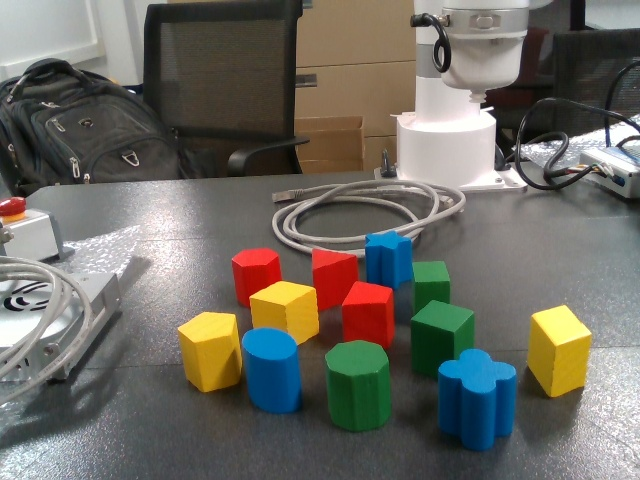
#> input picture images/savedImage.jpg, 640 x 480 px
$ python color_detection.py
#> lines starting #> are read from the running program, lines starting #| are printed output that depends on the picture; after the words box and inside, x2 and y2 are one past the last pixel; in counts of white or black regions, pixels touching at a corner belong together
#!/usr/bin/env python3

# -- Here is how to perform color detection in Python using OpenCV: Import necessary libraries.
import os
import cv2
import numpy as np

path_to_images = os.path.join(os.path.dirname(os.path.dirname(os.path.abspath(__file__))), 'images')
# -- load the image.
image = cv2.imread(path_to_images + '/savedImage.jpg')  # 'shapes.png')
#> image is the input picture: shape (480, 640, 3); mean B, G, R 99.2, 106.8, 109.1


# --Convert the image to HSV.
hsv_image = cv2.cvtColor(image, cv2.COLOR_BGR2HSV)
#> hsv_image: shape (480, 640, 3); mean H, S, V 53.9, 56.9, 118.2

# -- OpenCV reads images in BGR format by default,
# -- so converting to HSV (Hue, Saturation, Value) makes color detection easier.
# -- Define the color range.
# Yellow:
# Lower range: (20, 100, 100)
# Upper range: (40, 255, 255)
# Blue:
# Lower range: (100, 100, 100)
# Upper range: (130, 255, 255)
# Green:
# Lower range: (50, 100, 100)
# Upper range: (90, 255, 255)

# lower_bound = np.array([hue_min, saturation_min, value_min])
# upper_bound = np.array([hue_max, saturation_max, value_max])

lower_bound_red = np.array([0, 100, 100])
upper_bound_red = np.array([10, 255, 255])

lower_bound_green = np.array([50, 100, 100])
upper_bound_green = np.array([90, 255, 255])

lower_bound_blue = np.array([100, 100, 100])
upper_bound_blue = np.array([130, 255, 255])

lower_bound_yellow = np.array([20, 100, 100])
upper_bound_yellow = np.array([40, 255, 255])

# -- Replace hue_min, saturation_min, value_min, hue_max,
# saturation_max, and value_max with the appropriate values
# for the color you want to detect. You can use color picker tools or
# experiment with different values to find the correct range. Create a mask.
mask_red = cv2.inRange(hsv_image, lower_bound_red, upper_bound_red)
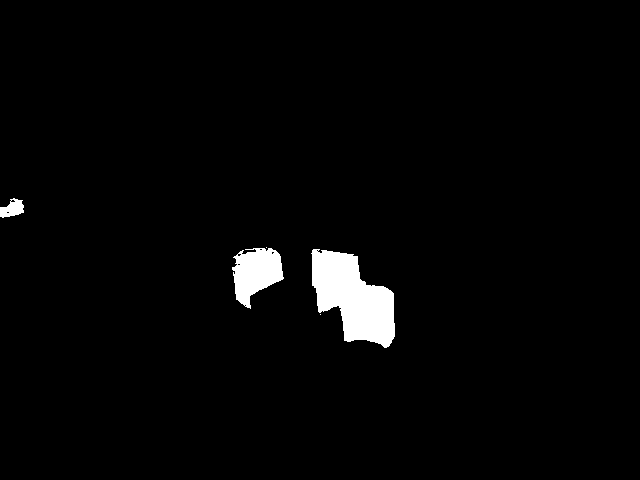
#> mask_red: shape (480, 640); 2.4% white; 5 white regions (2 under 20 px), largest, box (x1, y1, x2, y2) and area: (311, 249, 395, 348) 5114, (232, 248, 284, 309) 1990, (0, 198, 24, 218) 306
mask_green = cv2.inRange(hsv_image, lower_bound_green, upper_bound_green)
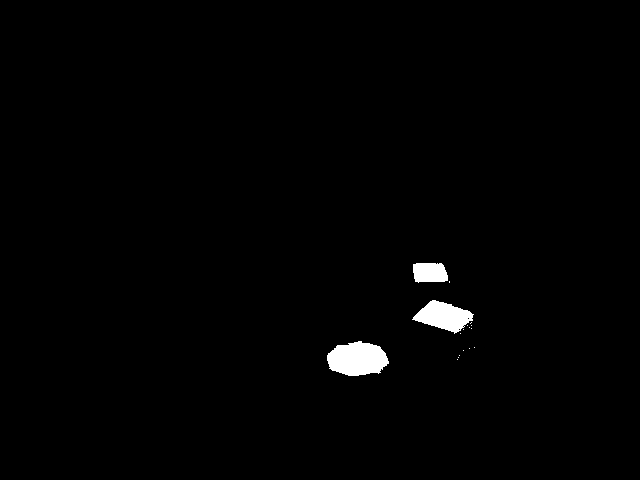
#> mask_green: shape (480, 640); 1.1% white; 17 white regions (14 under 20 px), largest, box (x1, y1, x2, y2) and area: (327, 341, 389, 376) 1628, (412, 300, 474, 334) 1189, (413, 263, 448, 283) 611
mask_blue = cv2.inRange(hsv_image, lower_bound_blue, upper_bound_blue)
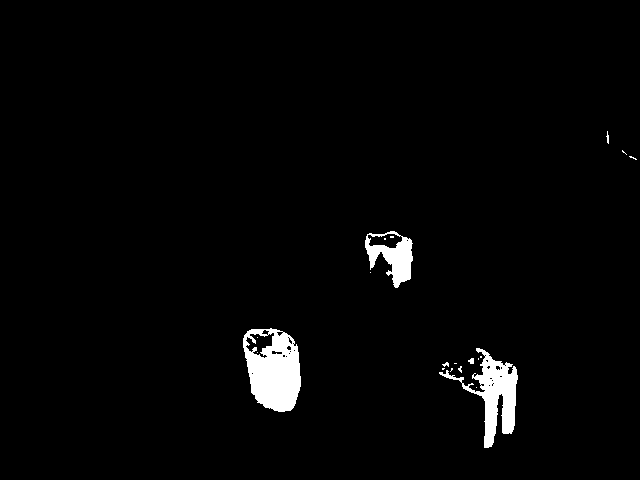
#> mask_blue: shape (480, 640); 2.4% white; 20 white regions (14 under 20 px), largest, box (x1, y1, x2, y2) and area: (243, 328, 301, 412) 3418, (439, 348, 518, 448) 2517, (365, 231, 413, 288) 1326, (468, 358, 474, 364) 27, (606, 131, 609, 144) 22, (442, 362, 449, 367) 20
mask_yellow = cv2.inRange(hsv_image, lower_bound_yellow, upper_bound_yellow)
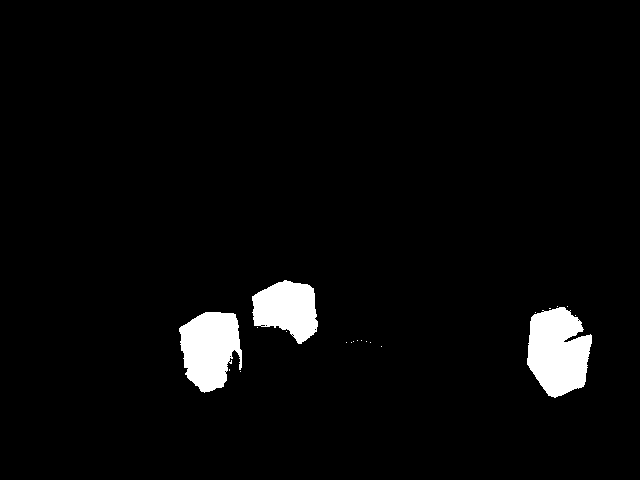
#> mask_yellow: shape (480, 640); 3.6% white; 20 white regions (17 under 20 px), largest, box (x1, y1, x2, y2) and area: (527, 307, 592, 398) 4339, (179, 312, 242, 393) 3693, (252, 280, 318, 344) 2914

# cv2.imshow('Blue Color Mask', mask_blue)
# cv2.imshow('Yellow Color Mask', mask_yellow)

# Merge the two masks using bitwise OR
merged_mask = cv2.bitwise_or(mask_red, mask_green)
#> merged_mask: shape (480, 640); 3.5% white; 22 white regions (16 under 20 px), largest, box (x1, y1, x2, y2) and area: (311, 249, 395, 348) 5114, (232, 248, 284, 309) 1990, (327, 341, 389, 376) 1628, (412, 300, 474, 334) 1189, (413, 263, 448, 283) 611, (0, 198, 24, 218) 306
merged_mask = cv2.bitwise_or(merged_mask, mask_yellow)
merged_mask = cv2.bitwise_or(merged_mask, mask_blue)
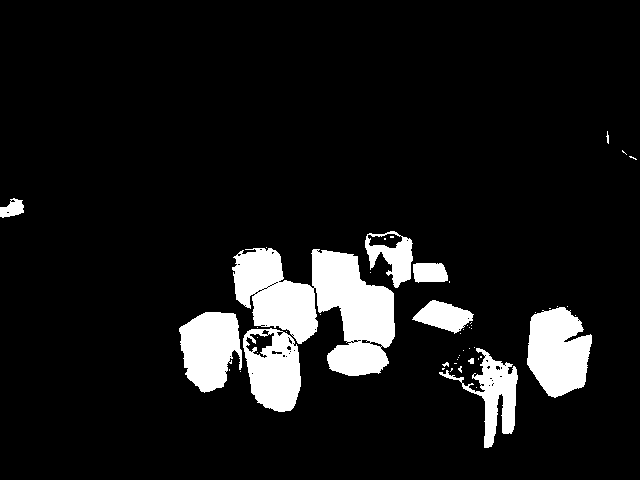
#> merged_mask: shape (480, 640); 9.5% white; 51 white regions (39 under 20 px)

# -- This creates a binary mask where white pixels represent
# -- the detected color and black pixels represent everything else.

# -- Apply the mask to the original image:
# result_red = cv2.bitwise_and(image, image, mask=mask_red)
# result_green = cv2.bitwise_and(image, image, mask=mask_green)
result = cv2.bitwise_and(image, image, mask=merged_mask)
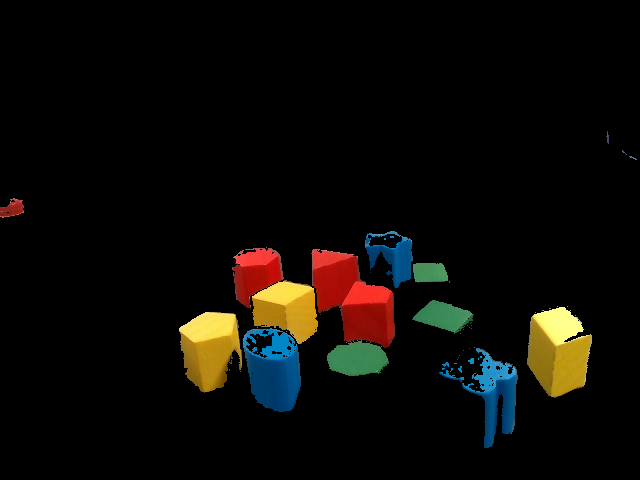
#> result: shape (480, 640, 3); mean B, G, R 6.6, 10.3, 12.3


# -- This extracts the detected color from the original image,
# making it visible while the rest of the image is blacked out. Display the results.
cv2.imshow('Original Image', image)
cv2.imshow('Color Mask', merged_mask)
cv2.imshow('Detected Color', result)
# cv2.waitKey(0)
# cv2.destroyAllWindows()

filename = path_to_images + '/detected_colors_mask.png'
cv2.imwrite(filename, merged_mask)

# -- Optional: Find contours.
contours, _ = cv2.findContours(merged_mask, cv2.RETR_EXTERNAL, cv2.CHAIN_APPROX_SIMPLE)
#> contours = 47 contours, 38 with area under 20; largest, box (x1, y1, x2, y2) and area: (232, 248, 395, 376) 11362, (527, 307, 592, 398) 4198, (243, 328, 301, 412) 3738, (179, 312, 242, 393) 3556, (439, 348, 518, 448) 2310
cv2.drawContours(image, contours, -1, (0, 255, 0), 2)
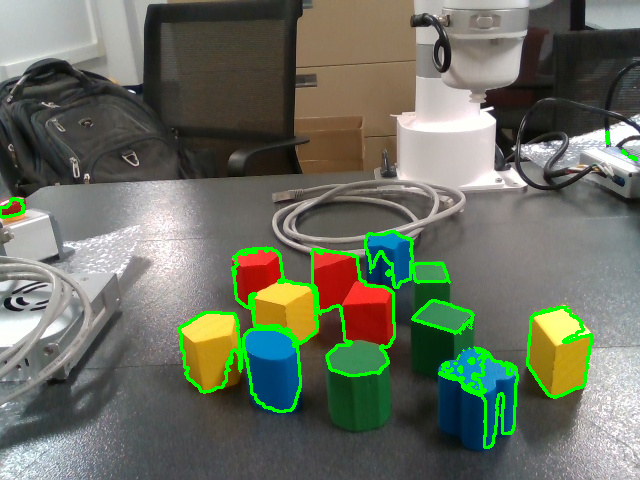
#> image: shape (480, 640, 3); 3% of pixels changed, all inside (x1, y1, x2, y2) = (0, 130, 638, 449)
cv2.imshow('Image with Contours', image)
cv2.waitKey(0)
cv2.destroyAllWindows()

# -- This can be used to outline the detected color regions in the original image.

$ run again, with shapes.png saved as images/savedImage.jpg
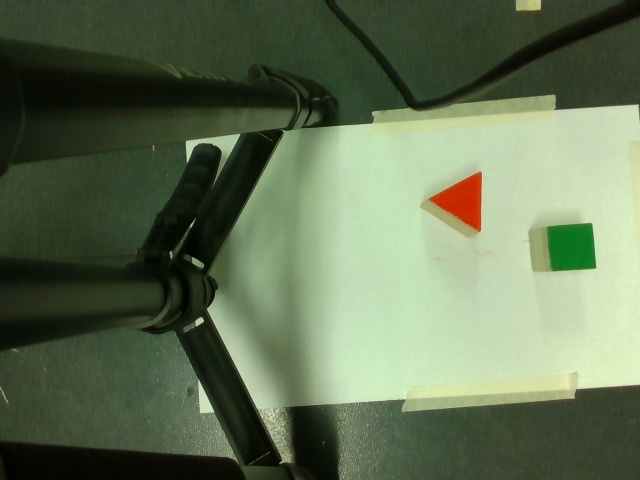
#> input picture shapes.png, 640 x 480 px
#> image is the input picture: shape (480, 640, 3); mean B, G, R 83.9, 112.1, 97.1
#> hsv_image: shape (480, 640, 3); mean H, S, V 46.4, 86.2, 112.9
#> `mask_red = cv2.inRange(hsv_image, lower_bound_red, upper_bound_red)`:
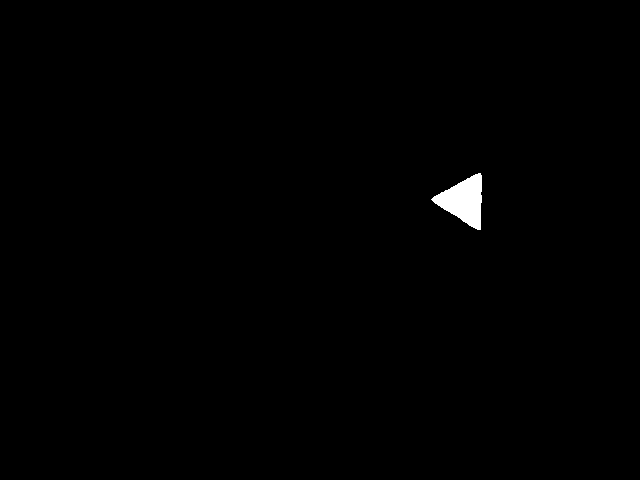
#> mask_red: shape (480, 640); 0.52% white; 1 white region, box (x1, y1, x2, y2) and area: (431, 173, 482, 230) 1604
#> mask_green: shape (480, 640); 0.67% white; 1 white region, box (x1, y1, x2, y2) and area: (547, 224, 596, 271) 2061
#> mask_blue: shape (480, 640); every value is 0
#> mask_yellow: shape (480, 640); 0.03% white in thin lines or dots, all inside (x1, y1, x2, y2) = (429, 10, 546, 266)
#> contours = 9 contours, 7 with area under 20; largest, box (x1, y1, x2, y2) and area: (547, 224, 596, 271) 1974, (431, 173, 482, 230) 1526
#> `cv2.drawContours(image, contours, -1, (0, 255, 0), 2)`:
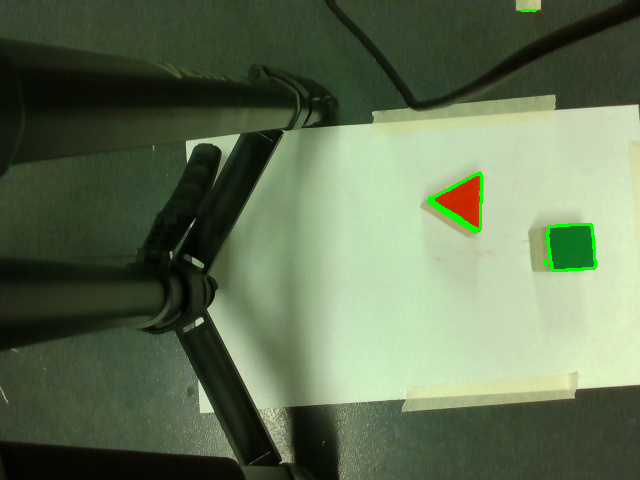
#> image: shape (480, 640, 3); 0.45% of pixels changed, all inside (x1, y1, x2, y2) = (428, 9, 597, 272)

$ run again, with images/goldenzoe.png saved as images/savedImage.jpg
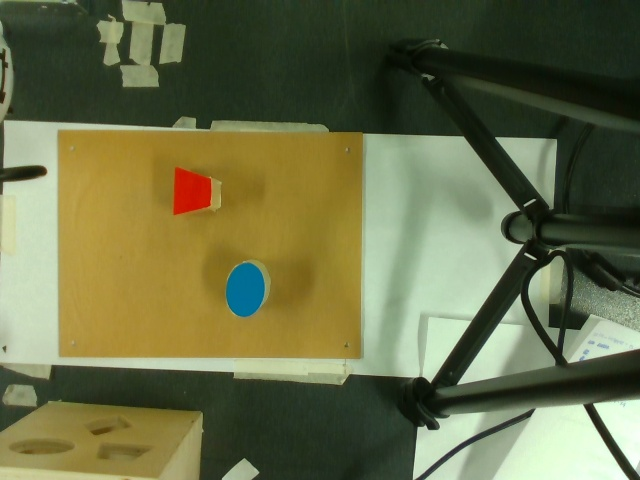
#> input picture images/goldenzoe.png, 640 x 480 px
#> image is the input picture: shape (480, 640, 3); mean B, G, R 72.2, 109.6, 105.3
#> hsv_image: shape (480, 640, 3); mean H, S, V 42.8, 104.4, 116.5
#> `mask_red = cv2.inRange(hsv_image, lower_bound_red, upper_bound_red)`:
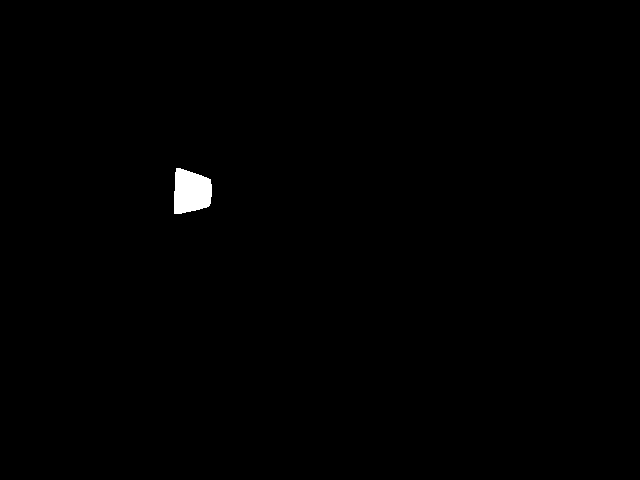
#> mask_red: shape (480, 640); 0.46% white; 1 white region, box (x1, y1, x2, y2) and area: (174, 168, 212, 214) 1403
#> mask_green: shape (480, 640); 0.02% white in thin lines or dots, all inside (x1, y1, x2, y2) = (226, 263, 265, 317)
#> mask_blue: shape (480, 640); every value is 0
#> mask_yellow: shape (480, 640); 24.9% white; 23 white regions (20 under 20 px), largest, box (x1, y1, x2, y2) and area: (58, 130, 363, 359) 65000, (0, 401, 201, 480) 11313, (194, 446, 201, 480) 121
#> contours = 23 contours, 20 with area under 20; largest, box (x1, y1, x2, y2) and area: (58, 130, 363, 359) 68102, (0, 401, 201, 480) 11188, (194, 446, 201, 480) 86
#> `cv2.drawContours(image, contours, -1, (0, 255, 0), 2)`:
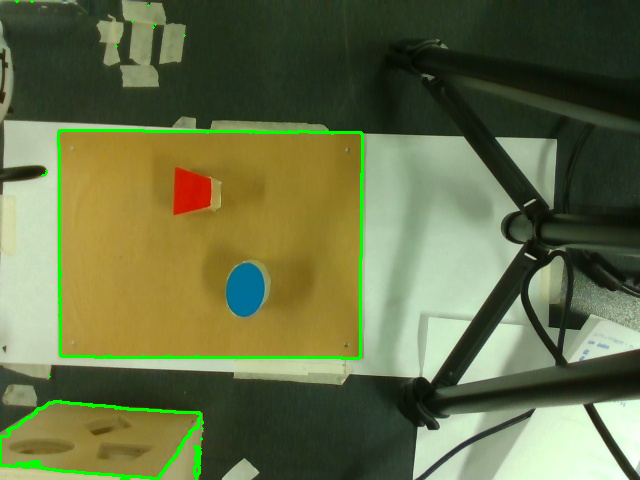
#> image: shape (480, 640, 3); 1.71% of pixels changed, all inside (x1, y1, x2, y2) = (0, 0, 364, 480)

$ run again, with images/goldenzoe2.png saved as images/savedImage.jpg
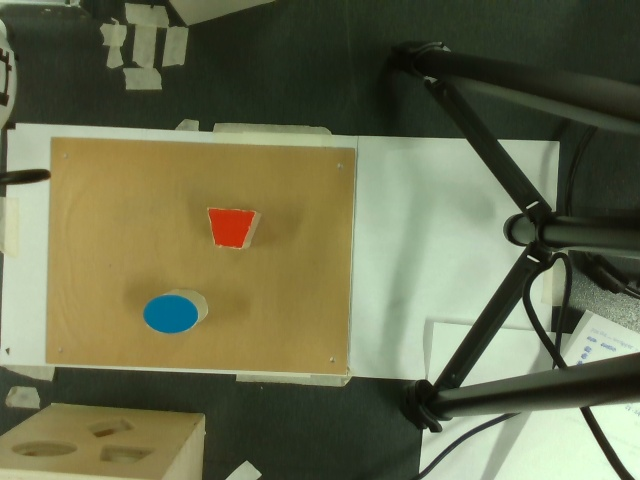
#> input picture images/goldenzoe2.png, 640 x 480 px
#> image is the input picture: shape (480, 640, 3); mean B, G, R 78.2, 108.5, 105.2
#> hsv_image: shape (480, 640, 3); mean H, S, V 40, 87.6, 113.8
#> mask_red: shape (480, 640); 0.42% white; 1 white region, box (x1, y1, x2, y2) and area: (210, 209, 254, 248) 1302
#> mask_green: shape (480, 640); 0.01% white in thin lines or dots, all inside (x1, y1, x2, y2) = (144, 295, 197, 333)
#> mask_blue: shape (480, 640); every value is 0
#> mask_yellow: shape (480, 640); 23.9% white; 5 white regions (2 under 20 px), largest, box (x1, y1, x2, y2) and area: (47, 138, 355, 374) 63818, (10, 404, 203, 480) 9484, (4, 440, 10, 447) 23
#> contours = 5 contours, 3 with area under 20; largest, box (x1, y1, x2, y2) and area: (47, 138, 355, 374) 67138, (10, 404, 203, 480) 9427
#> `cv2.drawContours(image, contours, -1, (0, 255, 0), 2)`:
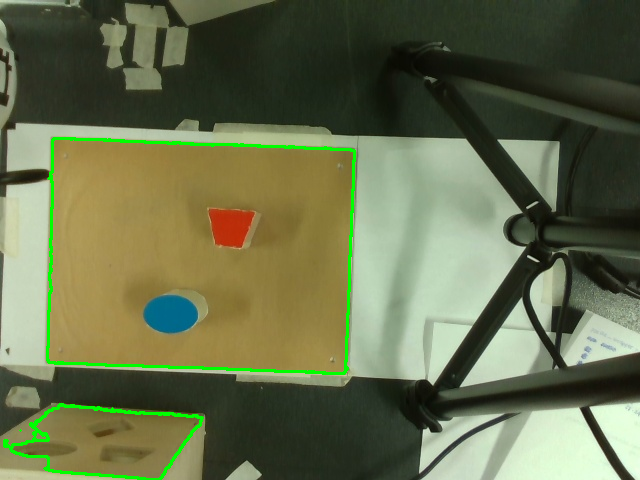
#> image: shape (480, 640, 3); 1.65% of pixels changed, all inside (x1, y1, x2, y2) = (3, 137, 356, 480)
